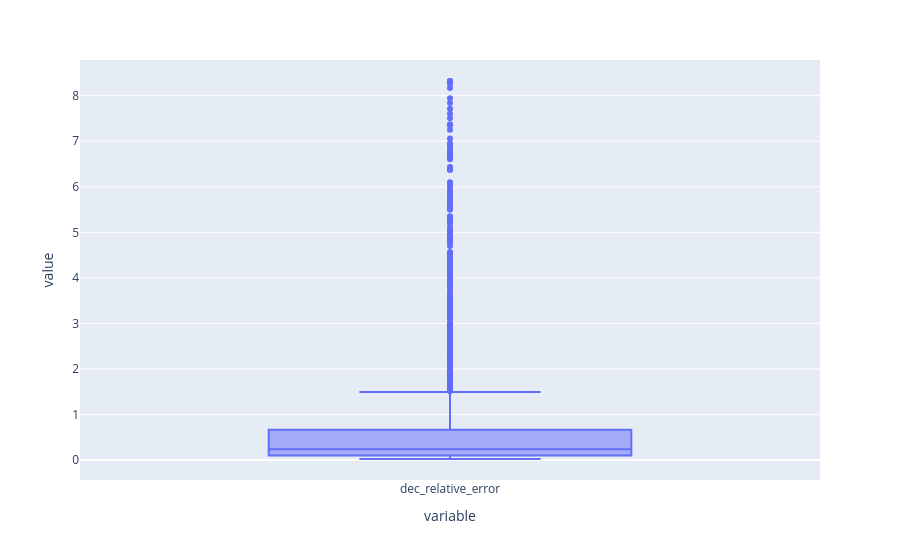

Write notebook code for a chart like this one.
### Code cell
px.box(df['dec_relative_error'])

### Figure 1 — Plotly figure (JSON) as saved in the notebook; plotly's stock layout.template omitted (floating-point values rounded to 4 significant figures; data arrays with more than 128 entries replaced by an {"elided": "..."} marker saying what was removed)
{"data": [{"alignmentgroup": "True", "hovertemplate": "variable=%{x}<br>value=%{y}<extra></extra>", "legendgroup": "", "marker": {"color": "#636efa"}, "name": "", "notched": false, "offsetgroup": "", "orientation": "v", "showlegend": false, "type": "box", "x": {"elided": "2203 str values"}, "x0": " ", "xaxis": "x", "y": {"elided": "2203 float values"}, "y0": " ", "yaxis": "y"}], "layout": {"autosize": true, "boxmode": "group", "legend": {"tracegroupgap": 0}, "margin": {"t": 60}, "xaxis": {"anchor": "y", "autorange": true, "domain": [0, 1], "range": [-0.5, 0.5], "title": {"text": "variable"}, "type": "category"}, "yaxis": {"anchor": "x", "autorange": true, "domain": [0, 1], "range": [-0.4385, 8.784], "title": {"text": "value"}, "type": "linear"}}}
